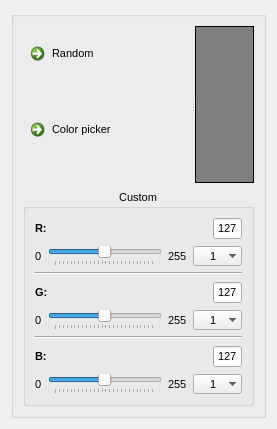
<?xml version="1.0" encoding="UTF-8"?>
<ui version="4.0">
 <class>QColorProvider</class>
 <widget class="QWidget" name="QColorProvider">
  <property name="geometry">
   <rect>
    <x>0</x>
    <y>0</y>
    <width>277</width>
    <height>429</height>
   </rect>
  </property>
  <property name="windowTitle">
   <string>Form</string>
  </property>
  <layout class="QGridLayout" name="gridLayout">
   <item row="0" column="0">
    <widget class="QGroupBox" name="Box">
     <property name="font">
      <font>
       <pointsize>12</pointsize>
       <weight>75</weight>
       <bold>true</bold>
      </font>
     </property>
     <property name="title">
      <string/>
     </property>
     <property name="alignment">
      <set>Qt::AlignCenter</set>
     </property>
     <property name="flat">
      <bool>true</bool>
     </property>
     <property name="checkable">
      <bool>false</bool>
     </property>
     <layout class="QVBoxLayout" name="verticalLayout_2">
      <item>
       <widget class="QSplitter" name="splitter">
        <property name="orientation">
         <enum>Qt::Horizontal</enum>
        </property>
        <widget class="QWidget" name="layoutWidget">
         <layout class="QVBoxLayout" name="verticalLayout">
          <item>
           <widget class="QCommandLinkButton" name="random_btn">
            <property name="minimumSize">
             <size>
              <width>0</width>
              <height>50</height>
             </size>
            </property>
            <property name="maximumSize">
             <size>
              <width>16777215</width>
              <height>60</height>
             </size>
            </property>
            <property name="font">
             <font>
              <family>Segoe UI</family>
              <pointsize>8</pointsize>
              <weight>50</weight>
              <bold>false</bold>
             </font>
            </property>
            <property name="text">
             <string>Random</string>
            </property>
            <property name="icon">
             <iconset resource="../resources.qrc">
              <normaloff>:/icons/random.png</normaloff>:/icons/random.png</iconset>
            </property>
            <property name="iconSize">
             <size>
              <width>40</width>
              <height>40</height>
             </size>
            </property>
            <property name="autoDefault">
             <bool>false</bool>
            </property>
            <property name="default">
             <bool>false</bool>
            </property>
           </widget>
          </item>
          <item>
           <widget class="QCommandLinkButton" name="color_pickr_btn">
            <property name="minimumSize">
             <size>
              <width>0</width>
              <height>50</height>
             </size>
            </property>
            <property name="maximumSize">
             <size>
              <width>16777215</width>
              <height>60</height>
             </size>
            </property>
            <property name="font">
             <font>
              <family>Segoe UI</family>
              <pointsize>8</pointsize>
              <weight>50</weight>
              <bold>false</bold>
             </font>
            </property>
            <property name="text">
             <string>Color picker</string>
            </property>
            <property name="icon">
             <iconset resource="../resources.qrc">
              <normaloff>:/icons/color.png</normaloff>:/icons/color.png</iconset>
            </property>
            <property name="iconSize">
             <size>
              <width>40</width>
              <height>40</height>
             </size>
            </property>
           </widget>
          </item>
         </layout>
        </widget>
        <widget class="QLabel" name="mirror_label">
         <property name="sizePolicy">
          <sizepolicy hsizetype="Fixed" vsizetype="Fixed">
           <horstretch>1</horstretch>
           <verstretch>1</verstretch>
          </sizepolicy>
         </property>
         <property name="minimumSize">
          <size>
           <width>40</width>
           <height>0</height>
          </size>
         </property>
         <property name="font">
          <font>
           <pointsize>8</pointsize>
           <weight>50</weight>
           <bold>false</bold>
          </font>
         </property>
         <property name="autoFillBackground">
          <bool>false</bool>
         </property>
         <property name="styleSheet">
          <string notr="true">background-color: rgb(127, 127, 127);</string>
         </property>
         <property name="frameShape">
          <enum>QFrame::Box</enum>
         </property>
         <property name="text">
          <string/>
         </property>
         <property name="alignment">
          <set>Qt::AlignCenter</set>
         </property>
         <property name="openExternalLinks">
          <bool>false</bool>
         </property>
        </widget>
       </widget>
      </item>
      <item>
       <widget class="QGroupBox" name="CustomGroupLeft">
        <property name="font">
         <font>
          <pointsize>8</pointsize>
          <weight>50</weight>
          <bold>false</bold>
         </font>
        </property>
        <property name="title">
         <string>Custom</string>
        </property>
        <property name="alignment">
         <set>Qt::AlignCenter</set>
        </property>
        <layout class="QVBoxLayout" name="verticalLayout_3">
         <item>
          <layout class="QVBoxLayout" name="r_layout">
           <property name="sizeConstraint">
            <enum>QLayout::SetMinimumSize</enum>
           </property>
           <item>
            <layout class="QHBoxLayout" name="horizontalLayout_2">
             <item>
              <widget class="QLabel" name="r_label">
               <property name="sizePolicy">
                <sizepolicy hsizetype="Minimum" vsizetype="Preferred">
                 <horstretch>0</horstretch>
                 <verstretch>0</verstretch>
                </sizepolicy>
               </property>
               <property name="font">
                <font>
                 <weight>75</weight>
                 <bold>true</bold>
                </font>
               </property>
               <property name="text">
                <string>R:</string>
               </property>
               <property name="buddy">
                <cstring>r_spin</cstring>
               </property>
              </widget>
             </item>
             <item>
              <spacer name="horizontalSpacer_4">
               <property name="orientation">
                <enum>Qt::Horizontal</enum>
               </property>
               <property name="sizeHint" stdset="0">
                <size>
                 <width>40</width>
                 <height>20</height>
                </size>
               </property>
              </spacer>
             </item>
             <item>
              <widget class="QSpinBox" name="r_spin">
               <property name="alignment">
                <set>Qt::AlignCenter</set>
               </property>
               <property name="buttonSymbols">
                <enum>QAbstractSpinBox::NoButtons</enum>
               </property>
               <property name="maximum">
                <number>255</number>
               </property>
               <property name="value">
                <number>127</number>
               </property>
              </widget>
             </item>
            </layout>
           </item>
           <item>
            <layout class="QHBoxLayout" name="horizontalLayout_5">
             <item>
              <widget class="QLabel" name="r_slider_min">
               <property name="text">
                <string>0</string>
               </property>
               <property name="buddy">
                <cstring>r_slider</cstring>
               </property>
              </widget>
             </item>
             <item>
              <widget class="QSlider" name="r_slider">
               <property name="maximum">
                <number>255</number>
               </property>
               <property name="pageStep">
                <number>10</number>
               </property>
               <property name="value">
                <number>127</number>
               </property>
               <property name="orientation">
                <enum>Qt::Horizontal</enum>
               </property>
               <property name="tickPosition">
                <enum>QSlider::TicksBelow</enum>
               </property>
              </widget>
             </item>
             <item>
              <widget class="QLabel" name="r_slider_max">
               <property name="text">
                <string>255</string>
               </property>
               <property name="buddy">
                <cstring>r_slider</cstring>
               </property>
              </widget>
             </item>
             <item>
              <widget class="QComboBox" name="r_step_combo">
               <property name="maxVisibleItems">
                <number>5</number>
               </property>
               <property name="duplicatesEnabled">
                <bool>false</bool>
               </property>
               <property name="frame">
                <bool>false</bool>
               </property>
               <item>
                <property name="text">
                 <string>    1</string>
                </property>
               </item>
               <item>
                <property name="text">
                 <string>    3</string>
                </property>
               </item>
               <item>
                <property name="text">
                 <string>    5</string>
                </property>
               </item>
               <item>
                <property name="text">
                 <string>   10</string>
                </property>
               </item>
              </widget>
             </item>
            </layout>
           </item>
          </layout>
         </item>
         <item>
          <widget class="Line" name="line_r_g">
           <property name="orientation">
            <enum>Qt::Horizontal</enum>
           </property>
          </widget>
         </item>
         <item>
          <layout class="QVBoxLayout" name="g_layout">
           <item>
            <layout class="QHBoxLayout" name="horizontalLayout_3">
             <item>
              <widget class="QLabel" name="g_label">
               <property name="sizePolicy">
                <sizepolicy hsizetype="Minimum" vsizetype="Preferred">
                 <horstretch>0</horstretch>
                 <verstretch>0</verstretch>
                </sizepolicy>
               </property>
               <property name="font">
                <font>
                 <weight>75</weight>
                 <bold>true</bold>
                </font>
               </property>
               <property name="text">
                <string>G:</string>
               </property>
               <property name="buddy">
                <cstring>g_spin</cstring>
               </property>
              </widget>
             </item>
             <item>
              <spacer name="horizontalSpacer_6">
               <property name="orientation">
                <enum>Qt::Horizontal</enum>
               </property>
               <property name="sizeHint" stdset="0">
                <size>
                 <width>40</width>
                 <height>20</height>
                </size>
               </property>
              </spacer>
             </item>
             <item>
              <widget class="QSpinBox" name="g_spin">
               <property name="alignment">
                <set>Qt::AlignCenter</set>
               </property>
               <property name="buttonSymbols">
                <enum>QAbstractSpinBox::NoButtons</enum>
               </property>
               <property name="maximum">
                <number>255</number>
               </property>
               <property name="value">
                <number>127</number>
               </property>
              </widget>
             </item>
            </layout>
           </item>
           <item>
            <layout class="QHBoxLayout" name="horizontalLayout_7">
             <item>
              <widget class="QLabel" name="g_slider_min">
               <property name="text">
                <string>0</string>
               </property>
               <property name="buddy">
                <cstring>g_slider</cstring>
               </property>
              </widget>
             </item>
             <item>
              <widget class="QSlider" name="g_slider">
               <property name="maximum">
                <number>255</number>
               </property>
               <property name="pageStep">
                <number>10</number>
               </property>
               <property name="value">
                <number>127</number>
               </property>
               <property name="orientation">
                <enum>Qt::Horizontal</enum>
               </property>
               <property name="tickPosition">
                <enum>QSlider::TicksBelow</enum>
               </property>
              </widget>
             </item>
             <item>
              <widget class="QLabel" name="g_slider_max">
               <property name="text">
                <string>255</string>
               </property>
               <property name="buddy">
                <cstring>g_slider</cstring>
               </property>
              </widget>
             </item>
             <item>
              <widget class="QComboBox" name="g_step_combo">
               <property name="maxVisibleItems">
                <number>5</number>
               </property>
               <property name="duplicatesEnabled">
                <bool>false</bool>
               </property>
               <property name="frame">
                <bool>false</bool>
               </property>
               <item>
                <property name="text">
                 <string>    1</string>
                </property>
               </item>
               <item>
                <property name="text">
                 <string>    3</string>
                </property>
               </item>
               <item>
                <property name="text">
                 <string>    5</string>
                </property>
               </item>
               <item>
                <property name="text">
                 <string>   10</string>
                </property>
               </item>
              </widget>
             </item>
            </layout>
           </item>
          </layout>
         </item>
         <item>
          <widget class="Line" name="line_g_b">
           <property name="orientation">
            <enum>Qt::Horizontal</enum>
           </property>
          </widget>
         </item>
         <item>
          <layout class="QVBoxLayout" name="b_layout">
           <item>
            <layout class="QHBoxLayout" name="horizontalLayout_4">
             <item>
              <widget class="QLabel" name="b_label">
               <property name="sizePolicy">
                <sizepolicy hsizetype="Minimum" vsizetype="Preferred">
                 <horstretch>0</horstretch>
                 <verstretch>0</verstretch>
                </sizepolicy>
               </property>
               <property name="font">
                <font>
                 <weight>75</weight>
                 <bold>true</bold>
                </font>
               </property>
               <property name="text">
                <string>B:</string>
               </property>
               <property name="buddy">
                <cstring>b_spin</cstring>
               </property>
              </widget>
             </item>
             <item>
              <spacer name="horizontalSpacer_8">
               <property name="orientation">
                <enum>Qt::Horizontal</enum>
               </property>
               <property name="sizeHint" stdset="0">
                <size>
                 <width>40</width>
                 <height>20</height>
                </size>
               </property>
              </spacer>
             </item>
             <item>
              <widget class="QSpinBox" name="b_spin">
               <property name="alignment">
                <set>Qt::AlignCenter</set>
               </property>
               <property name="buttonSymbols">
                <enum>QAbstractSpinBox::NoButtons</enum>
               </property>
               <property name="maximum">
                <number>255</number>
               </property>
               <property name="value">
                <number>127</number>
               </property>
              </widget>
             </item>
            </layout>
           </item>
           <item>
            <layout class="QHBoxLayout" name="horizontalLayout_8">
             <item>
              <widget class="QLabel" name="b_slider_min">
               <property name="text">
                <string>0</string>
               </property>
               <property name="buddy">
                <cstring>b_slider</cstring>
               </property>
              </widget>
             </item>
             <item>
              <widget class="QSlider" name="b_slider">
               <property name="maximum">
                <number>255</number>
               </property>
               <property name="pageStep">
                <number>10</number>
               </property>
               <property name="value">
                <number>127</number>
               </property>
               <property name="orientation">
                <enum>Qt::Horizontal</enum>
               </property>
               <property name="tickPosition">
                <enum>QSlider::TicksBelow</enum>
               </property>
              </widget>
             </item>
             <item>
              <widget class="QLabel" name="b_slider_max">
               <property name="text">
                <string>255</string>
               </property>
               <property name="buddy">
                <cstring>b_slider</cstring>
               </property>
              </widget>
             </item>
             <item>
              <widget class="QComboBox" name="b_step_combo">
               <property name="maxVisibleItems">
                <number>5</number>
               </property>
               <property name="duplicatesEnabled">
                <bool>false</bool>
               </property>
               <property name="frame">
                <bool>false</bool>
               </property>
               <item>
                <property name="text">
                 <string>    1</string>
                </property>
               </item>
               <item>
                <property name="text">
                 <string>    3</string>
                </property>
               </item>
               <item>
                <property name="text">
                 <string>    5</string>
                </property>
               </item>
               <item>
                <property name="text">
                 <string>   10</string>
                </property>
               </item>
              </widget>
             </item>
            </layout>
           </item>
          </layout>
         </item>
        </layout>
       </widget>
      </item>
     </layout>
    </widget>
   </item>
  </layout>
 </widget>
 <tabstops>
  <tabstop>random_btn</tabstop>
  <tabstop>r_spin</tabstop>
  <tabstop>r_step_combo</tabstop>
  <tabstop>g_slider</tabstop>
  <tabstop>g_step_combo</tabstop>
  <tabstop>b_slider</tabstop>
  <tabstop>b_spin</tabstop>
  <tabstop>b_step_combo</tabstop>
  <tabstop>r_slider</tabstop>
  <tabstop>g_spin</tabstop>
  <tabstop>color_pickr_btn</tabstop>
 </tabstops>
 <resources>
  <include location="../resources.qrc"/>
 </resources>
 <connections>
  <connection>
   <sender>r_slider</sender>
   <signal>sliderMoved(int)</signal>
   <receiver>r_spin</receiver>
   <slot>setValue(int)</slot>
   <hints>
    <hint type="sourcelabel">
     <x>168</x>
     <y>249</y>
    </hint>
    <hint type="destinationlabel">
     <x>245</x>
     <y>214</y>
    </hint>
   </hints>
  </connection>
  <connection>
   <sender>g_slider</sender>
   <signal>sliderMoved(int)</signal>
   <receiver>g_spin</receiver>
   <slot>setValue(int)</slot>
   <hints>
    <hint type="sourcelabel">
     <x>168</x>
     <y>323</y>
    </hint>
    <hint type="destinationlabel">
     <x>245</x>
     <y>288</y>
    </hint>
   </hints>
  </connection>
  <connection>
   <sender>b_slider</sender>
   <signal>sliderMoved(int)</signal>
   <receiver>b_spin</receiver>
   <slot>setValue(int)</slot>
   <hints>
    <hint type="sourcelabel">
     <x>168</x>
     <y>397</y>
    </hint>
    <hint type="destinationlabel">
     <x>245</x>
     <y>362</y>
    </hint>
   </hints>
  </connection>
  <connection>
   <sender>r_spin</sender>
   <signal>valueChanged(int)</signal>
   <receiver>r_slider</receiver>
   <slot>setValue(int)</slot>
   <hints>
    <hint type="sourcelabel">
     <x>245</x>
     <y>214</y>
    </hint>
    <hint type="destinationlabel">
     <x>123</x>
     <y>249</y>
    </hint>
   </hints>
  </connection>
  <connection>
   <sender>g_spin</sender>
   <signal>valueChanged(int)</signal>
   <receiver>g_slider</receiver>
   <slot>setValue(int)</slot>
   <hints>
    <hint type="sourcelabel">
     <x>245</x>
     <y>288</y>
    </hint>
    <hint type="destinationlabel">
     <x>168</x>
     <y>323</y>
    </hint>
   </hints>
  </connection>
  <connection>
   <sender>b_spin</sender>
   <signal>valueChanged(int)</signal>
   <receiver>b_slider</receiver>
   <slot>setValue(int)</slot>
   <hints>
    <hint type="sourcelabel">
     <x>245</x>
     <y>362</y>
    </hint>
    <hint type="destinationlabel">
     <x>168</x>
     <y>397</y>
    </hint>
   </hints>
  </connection>
  <connection>
   <sender>r_slider</sender>
   <signal>valueChanged(int)</signal>
   <receiver>r_spin</receiver>
   <slot>setValue(int)</slot>
   <hints>
    <hint type="sourcelabel">
     <x>139</x>
     <y>233</y>
    </hint>
    <hint type="destinationlabel">
     <x>213</x>
     <y>205</y>
    </hint>
   </hints>
  </connection>
  <connection>
   <sender>g_slider</sender>
   <signal>valueChanged(int)</signal>
   <receiver>g_spin</receiver>
   <slot>setValue(int)</slot>
   <hints>
    <hint type="sourcelabel">
     <x>114</x>
     <y>302</y>
    </hint>
    <hint type="destinationlabel">
     <x>212</x>
     <y>280</y>
    </hint>
   </hints>
  </connection>
  <connection>
   <sender>b_slider</sender>
   <signal>valueChanged(int)</signal>
   <receiver>b_spin</receiver>
   <slot>setValue(int)</slot>
   <hints>
    <hint type="sourcelabel">
     <x>142</x>
     <y>381</y>
    </hint>
    <hint type="destinationlabel">
     <x>223</x>
     <y>352</y>
    </hint>
   </hints>
  </connection>
 </connections>
</ui>
